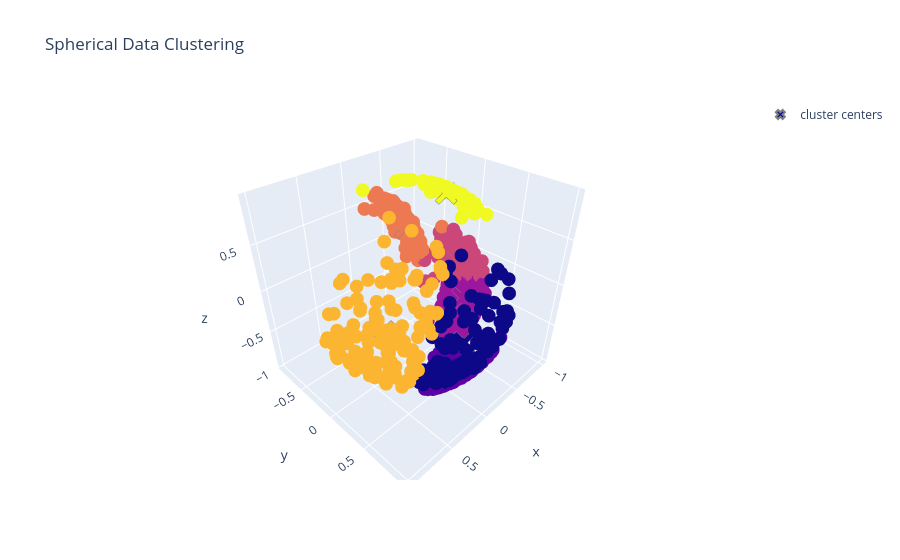

Write notebook code for a chart like this one.
### Markdown cell above
---

### Test 3D Spherical Data

You can also check how your algorithm performs on data living on a spherical manifold. If your algorithm works correctly, the result should look like continents on a globe.

### Code cell
X = tests.sample_data(N=1_000, D=3, hypersphere=True)
a, c, i = clustering.k_means_vec(X, k=7)
print(f"Converged in {i} iterations")
tests.check_cluster_valid(X, c, a)
visual.plot_clusters_3d(X, c, a, "Spherical Data Clustering").show()

### Figure 1 — Plotly figure (JSON) as saved in the notebook; plotly's stock layout.template omitted (floating-point values rounded to 4 significant figures; data arrays with more than 128 entries replaced by an {"elided": "..."} marker saying what was removed)
{"data": [{"hovertemplate": "x=%{x}<br>y=%{y}<br>z=%{z}<br>color=%{marker.color}<extra></extra>", "legendgroup": "", "marker": {"color": {"elided": "1000 int values"}, "coloraxis": "coloraxis", "symbol": "circle"}, "mode": "markers", "name": "", "scene": "scene", "showlegend": false, "type": "scatter3d", "x": {"elided": "1000 float values"}, "y": {"elided": "1000 float values"}, "z": {"elided": "1000 float values"}}, {"marker": {"color": [0, 1, 2, 3, 4, 5, 6], "line": {"color": "gray", "width": 2}, "size": 8, "symbol": "x"}, "mode": "markers", "name": "cluster centers", "type": "scatter3d", "x": [0.2352, 0.05091, -0.8102, -0.949, -0.6473, 0.7533, -0.5714], "y": [0.8901, 0.635, 0.04273, -0.1673, -0.7107, 0.4831, -0.06538], "z": [-0.0173, -0.7036, -0.5406, -0.1834, 0.1336, 0.1706, 0.762]}], "layout": {"coloraxis": {"colorbar": {"title": {"text": "color"}}, "colorscale": [[0, "#0d0887"], [0.1111, "#46039f"], [0.2222, "#7201a8"], [0.3333, "#9c179e"], [0.4444, "#bd3786"], [0.5556, "#d8576b"], [0.6667, "#ed7953"], [0.7778, "#fb9f3a"], [0.8889, "#fdca26"], [1, "#f0f921"]], "showscale": false}, "legend": {"tracegroupgap": 0}, "scene": {"domain": {"x": [0, 1], "y": [0, 1]}, "xaxis": {"title": {"text": "x"}}, "yaxis": {"title": {"text": "y"}}, "zaxis": {"title": {"text": "z"}}}, "title": {"text": "Spherical Data Clustering"}}}
